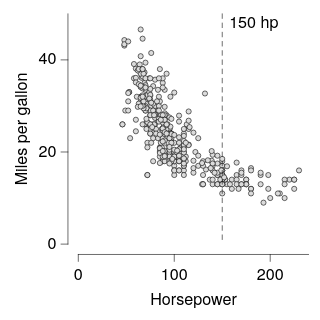

Source (Vega-Lite JSON):
### Vega-Lite specification from a JSON file in a GitHub repository (floating-point values rounded to 4 significant figures; data arrays with more than 128 entries replaced by an {"elided": "..."} marker saying what was removed)
{"background": null, "config": {"arc": {"fill": "#DBDBDB", "fillOpacity": 1.0, "innerRadius": 25.0, "padAngle": 0.03, "stroke": "black", "strokeOpacity": 1, "strokeWidth": 0.25}, "area": {"fill": "#DBDBDB", "fillOpacity": 1.0, "stroke": "black", "strokeOpacity": 1, "strokeWidth": 0.25}, "axis": {"domain": true, "domainCap": "round", "domainColor": "black", "domainWidth": 0.25, "grid": false, "gridCap": "round", "gridColor": "#F1F1F1", "gridDash": [0, 0], "gridOpacity": 1.0, "gridWidth": 0.25, "labelColor": "black", "labelFont": "Helvetica Neue", "labelFontSize": 7, "labelFontStyle": "normal", "labelFontWeight": 400, "offset": 4.5, "ticks": true, "tickCap": "round", "tickColor": "black", "tickRound": false, "tickSize": 3, "tickWidth": 0.25, "titleColor": "black", "titleFont": "Helvetica Neue", "titleFontSize": 7, "titleFontStyle": "normal", "titleFontWeight": 400}, "axisX": {"domain": true, "labelAlign": "center", "labelAngle": 0, "labels": true, "ticks": true, "translate": 0}, "axisY": {"domain": true, "labelAlign": "right", "labelAngle": 0, "labels": true, "ticks": true, "translate": 0}, "axisRight": {"domain": true, "labelAlign": "left", "labelAngle": 0, "labels": true, "ticks": true, "translate": 0}, "axisTop": {"domain": true, "labelAlign": "center", "labelAngle": 0, "labels": true, "ticks": true, "translate": 0}, "axisBand": {"tickOffset": 0}, "bar": {"fill": "#DBDBDB", "fillOpacity": 1.0, "stroke": "black", "strokeOpacity": 1, "strokeWidth": 0.25}, "boxplot": {"size": 9.0, "ticks": {"cornerRadius": 0.25, "fill": "black", "size": 4.5, "thickness": 0.25}, "box": {"fillOpacity": 1.0, "stroke": "black", "strokeOpacity": 1, "strokeWidth": 0.25}, "median": {"fill": "black", "fillOpacity": 1.0, "size": 9.0, "thickness": 0.25}, "rule": {"fill": "black", "fillOpacity": 1.0, "size": 10.0, "stroke": "black", "strokeDash": [0, 0], "strokeOpacity": 1, "strokeWidth": 0.25}, "outliers": {"color": "black", "fill": "black", "fillOpacity": 1.0, "size": 0, "stroke": "black", "strokeOpacity": 1, "strokeWidth": 0.25}}, "circle": {"fill": "black", "fillOpacity": 1.0, "size": 0.5, "stroke": null, "strokeOpacity": 1, "strokeWidth": 0.25}, "errorband": {"band": {"fillOpacity": 0.6, "stroke": null, "strokeWidth": 0.25, "strokeOpacity": 1}, "borders": {"opacity": 0, "strokeOpacity": 0.25, "strokeWidth": 1}}, "errorbar": {"opacity": 1, "rule": {"strokeDash": [0, 0], "strokeWidth": 0.25}, "ticks": {"color": "black", "cornerRadius": 0.125, "opacity": 1, "size": 6.0, "thickness": 0.25}, "thickness": 0.25}, "font": "Helvetica Neue", "geoshape": {"fill": "#DBDBDB", "fillOpacity": 1.0, "stroke": "black", "strokeOpacity": 1, "strokeWidth": 0.25}, "header": {"labelColor": "black", "labelFont": "Helvetica Neue", "labelFontSize": 7, "labelFontStyle": "normal", "labelFontWeight": 400, "titleColor": "black", "titleFont": "Helvetica Neue", "titleFontSize": 7, "titleFontStyle": "normal", "titleFontWeight": 400, "titlePadding": 0}, "legend": {"disable": false, "offset": 4.5, "gradientLength": 50.0, "gradientThickness": 5.0, "gradientOpacity": 1.0, "gradientStrokeColor": "black", "gradientStrokeWidth": 0.25, "labelColor": "black", "labelFont": "Helvetica Neue", "labelFontSize": 7, "labelFontStyle": "normal", "labelFontWeight": 400, "strokeColor": "black", "strokeWidth": 0, "symbolSize": 42, "symbolStrokeColor": "black", "symbolStrokeWidth": 0.25, "titleColor": "black", "titleFont": "Helvetica Neue", "titleFontSize": 7, "titleFontStyle": "normal", "titleFontWeight": 400}, "line": {"color": "black", "stroke": "black", "strokeCap": "round", "strokeDash": [0, 0], "strokeOpacity": 1, "strokeWidth": 0.375}, "point": {"filled": true, "fill": "#DBDBDB", "fillOpacity": 1.0, "size": 5.0, "stroke": "black", "strokeOpacity": 1, "strokeWidth": 0.25}, "range": {"category": ["#C6D9F1", "#F1C9CB", "#FEF0B9", "#CEE37A", "#7AA8E0", "#E589A3", "#FDDD5D", "#68B961", "#4177B1", "#C35082", "#E5C227", "#438156"], "diverging": {"scheme": ["#C35082", "#CE6D94", "#D989A7", "#E2A4BA", "#EABFCE", "#F1DBE2", "#F6F6F6", "#D7E0EB", "#B9CBE0", "#9BB6D5", "#7DA1C9", "#5F8CBD", "#4177B1"]}, "heatmap": {"scheme": ["#DFE9F7", "#C6D9F1", "#ADC8EC", "#94B8E6", "#7AA8E0", "#6097DA", "#4D87CA", "#4177B1", "#386898", "#2F597F", "#264A69", "#1D3A58"]}, "ordinal": {"scheme": ["#F1F1F1", "#DBDBDB", "#C6C6C6", "#B2B2B2", "#9D9D9D", "#898989", "#767676", "#636363", "#515151", "#404040", "#2F2F2F", "#1F1F1F"]}, "ramp": {"scheme": ["#DFE9F7", "#C6D9F1", "#ADC8EC", "#94B8E6", "#7AA8E0", "#6097DA", "#4D87CA", "#4177B1", "#386898", "#2F597F", "#264A69", "#1D3A58"]}}, "rule": {"color": "black", "stroke": "black", "strokeCap": "round", "strokeDash": [2, 2], "strokeOpacity": 1, "strokeWidth": 0.25}, "scale": {"bandPaddingInner": 0.1, "bandPaddingOuter": 0.1, "round": false}, "rect": {"fill": "#DBDBDB", "fillOpacity": 1.0, "stroke": "black", "strokeOpacity": 1, "strokeWidth": 0.25}, "square": {"fill": "#DBDBDB", "fillOpacity": 1.0, "size": 10.0, "stroke": "black", "strokeOpacity": 1, "strokeWidth": 0.25}, "text": {"color": "black", "font": "Helvetica Neue", "fontSize": 7, "fontStyle": "normal", "fontWeight": 400}, "title": {"anchor": "middle", "frame": "group", "color": "black", "font": "Helvetica Neue", "fontSize": 7, "fontStyle": "normal", "fontWeight": 400, "subtitleColor": "black", "subtitleFont": "Helvetica Neue", "subtitleFontSize": "Helvetica Neue", "subtitleFontStyle": "normal", "subtitleFontWeight": 400}, "view": {"continuousWidth": 100, "continuousHeight": 100, "discreteWidth": 100, "discreteHeight": 100, "fill": null, "stroke": null, "strokeWidth": 0.25}}, "layer": [{"data": {"name": "data-7285c4e2e195e5a75737a34913199f5f"}, "mark": {"type": "point"}, "encoding": {"x": {"field": "Horsepower", "type": "quantitative"}, "y": {"field": "Miles_per_Gallon", "title": "Miles per gallon", "type": "quantitative"}}}, {"layer": [{"data": {"values": [{"__dysonsphere__": 1}]}, "mark": {"type": "rule", "opacity": 1.0, "strokeDash": [2, 2]}, "encoding": {"x": {"datum": 150.0}}}, {"data": {"values": [{"__dysonsphere__": 1}]}, "mark": {"type": "text", "align": "left", "baseline": "top", "dx": 3, "dy": 0, "fontSize": 7}, "encoding": {"text": {"value": "150 hp"}, "x": {"datum": 150.0}, "y": {"value": 0}}}]}], "$schema": "https://vega.github.io/schema/vega-lite/v6.4.1.json", "datasets": {"data-7285c4e2e195e5a75737a34913199f5f": {"elided": "392 records"}}}
